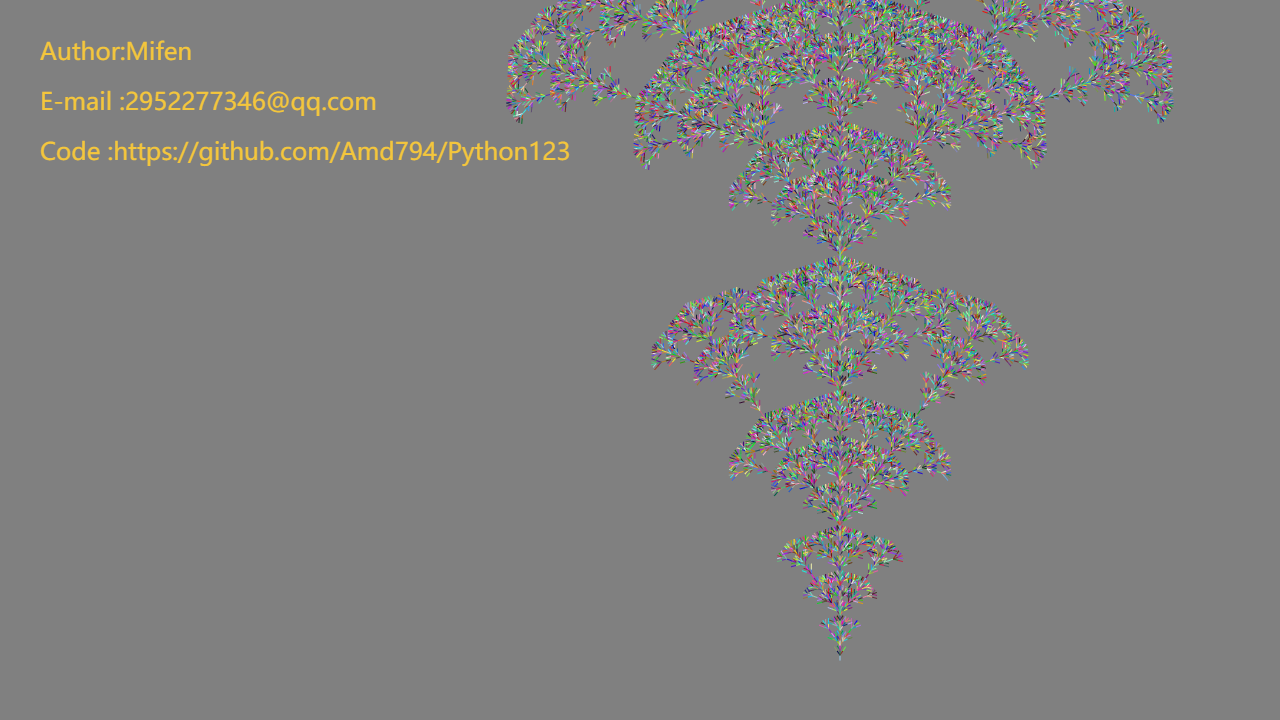

Recreate this plot in Python.
# -*- coding: utf-8 -*-
# Time    : 2019/4/6 21:20
# Author  : Mifen
# Email   : 2952277346@qq.com
# Github  : https://github.com/Amd794


import turtle as t
import random


def draw_path(length, angle, path, expalnation, lengthFactor):
    posList, angleList = [], []

    for symbol in path:
        # print(expalnation[symbol])
        if symbol == 'F':
            t.color(getColor(), getColor(), getColor())
            t.forward(length)
        elif symbol == '>':
            length = length * lengthFactor
        elif symbol == '<':
            length = length / lengthFactor
        elif symbol == '+':
            t.left(angle)
        elif symbol == '-':
            t.rt(angle)
        elif symbol == '[':
            posList.append(t.pos())
            angleList.append(t.heading())
        elif symbol == 'a':
            t.pensize(4)
            t.color("green")
        elif symbol == 'b':
            t.color("green")
            t.pensize(3)
        elif symbol == 'c':
            t.pensize(2)
            t.color("#18b418")
        elif symbol == ']':
            t.up()
            t.home()
            t.goto(posList.pop())
            t.left(angleList.pop())
            t.down()


def apply_rules(path, rules):
    L = [_ for _ in path]
    for i in range(len(L)):
        symbol = L[i]
        characters = 'Fa'
        for character in characters:
            if symbol == character:
                try:
                    L[i] = rules[symbol]
                except KeyError:
                    continue
    path = ''.join(L)
    return path


def getColor():
    t.colormode(255)
    return random.randint(0, 255)


def Introduction(x=-600, y=-350):
    t.up()
    t.color(getColor(), getColor(), getColor())
    t.goto(-600, 300)
    t.write('Author:Mifen', font=("微软雅黑", 18))
    t.goto(-600, 250)
    t.write('E-mail :2952277346@qq.com', font=("微软雅黑", 18))
    t.goto(-600, 200)
    t.write('Code :https://github.com/Amd794/Python123', font=("微软雅黑", 18))
    t.color("black")
    t.goto(x, y)
    t.down()


def initialization():
    t.setup(1280, 720)
    t.bgcolor("grey")
    t.speed(0)
    t.pensize(1)


def run(n, angle, length, path, rules, lengthFactor):
    initialization()
    Introduction(200, -300)
    expalnation = {
        'F': '画线',
        'x': '-',
        '+': '逆时针旋转',
        '-': '顺时针旋转',
        '[': '记录当前位置',
        ']': '恢复上一个位置',
        'a': '上色',
        'b': '上色',
        'c': '上色',
        '>': '伸长',
        '<': '缩短',
        'y': '-'
    }
    for _ in range(n):
        path = apply_rules(path, rules)
    print(path)
    draw_path(length, angle, path, expalnation, lengthFactor)
    t.done()


if __name__ == '__main__':
    angle = 35
    length = 15
    lengthFactor = 1.36
    path = 'F'   # 初始路径
    rules = {
        'F': 'F[+FF][-FF]F[-F][+F]F'  # 转换规则
    }
    t.lt(90)
    run(5, angle, length, path, rules, lengthFactor)
